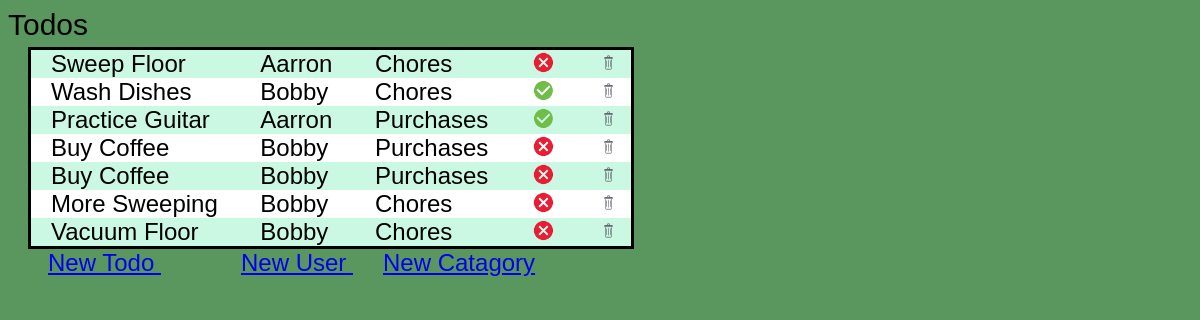
The app's page /, older data.
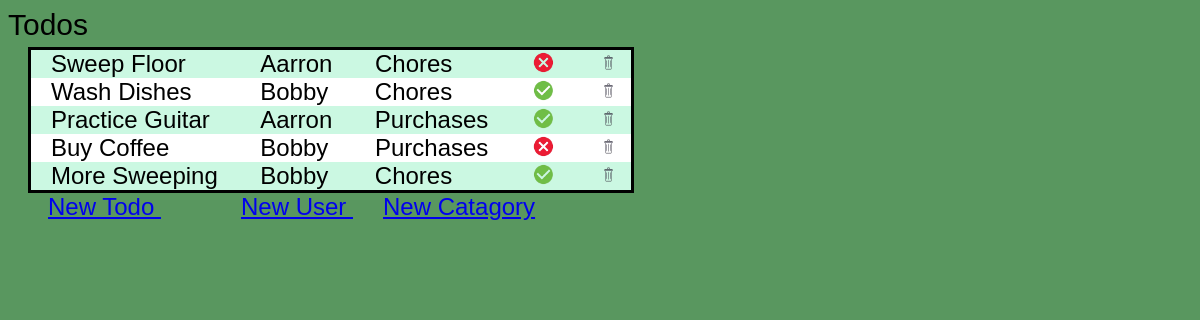
The same page, newer data.
### main/models.py (models this page shows, shortened)
class Todo(models.Model):
    Description = models.CharField(max_length=30)
    Finished = models.BooleanField()
    Catagory = models.ForeignKey(Catagory,on_delete=models.DO_NOTHING)
    AssignedPerson = models.ForeignKey(Person,on_delete=models.DO_NOTHING)

class Person(models.Model):
    Name = models.CharField(max_length=30)
    EfficiencyScore = models.DecimalField

class Catagory(models.Model):
    Name = models.CharField(max_length=30)

### main/views.py (the view)
# urls.py: path('',views.main_page,name='home'),
def main_page(request):
    alltodos = Todo.objects.all()
    return render(request,'hello.html',{'name':'Aarron','alltodos':alltodos})

### main/templates/hello.html (shortened to what this page needs)
{% load static %}
<html>
<body style="background-color: rgb(89, 151, 95);">
    <header style="font-size: 30px;"> Todos </header>
    <div id="ab" style="border-style: solid;border-color: black;">
        {% for a in alltodos %}
        <div  class="maintable" style="display: flex;flex-direction: row;" ondblclick="editTodo('{{a.pk}}')">
            <div style="width:300px;margin-left:20px;">
                {{a.Description}}
            </div>
            <div style="margin-left:20px;margin-right:20px;width:150px;">
                {{a.AssignedPerson.Name}}
            </div>
            <div style="width:200px;">
            {{a.Catagory.Name}}
            </div>
            {% if a.Finished == True %}
            <img src="{% static 'done.png' %}" width="25" height="25" style="margin-left:30px;margin-right:30px;" onclick='taskCompleteSwitch(this,"{{a.pk}}")'>
            {% else %}
            <img src="{% static 'notdone.png' %}" width="25" height="25" style="margin-left:30px;margin-right:30px;" onclick='taskCompleteSwitch(this,"{{a.pk}}")'>
            {% endif %}
            <img src="{% static 'trashcan.png' %}" width="25" height="25" style="margin-left:10px;margin-right:10px;" onclick='deleteTodo(this,"{{a.pk}}")'>
        </div>
        {%endfor%}
    </div>
    <a href="/addTodo" style="font-size:24px;margin-left:40px;"> New Todo </a>
    <a href="/addPerson" style="font-size:24px;margin-left:80px;"> New User </a>
    <a href="/addCatagory" style="margin-left:30px;font-size:24px;"> New Catagory </a>
</body>
</html>

Row changes from the older to the newer data that the page shows:
removed Todo: Description "Buy Coffee", AssignedPerson.Name "Bobby", Catagory.Name "Purchases", Finished False (drawn)
removed Todo: Description "Vacuum Floor", AssignedPerson.Name "Bobby", Catagory.Name "Chores", Finished False (drawn)
changed Todo "More Sweeping": Finished: picture added; Finished: picture removed
